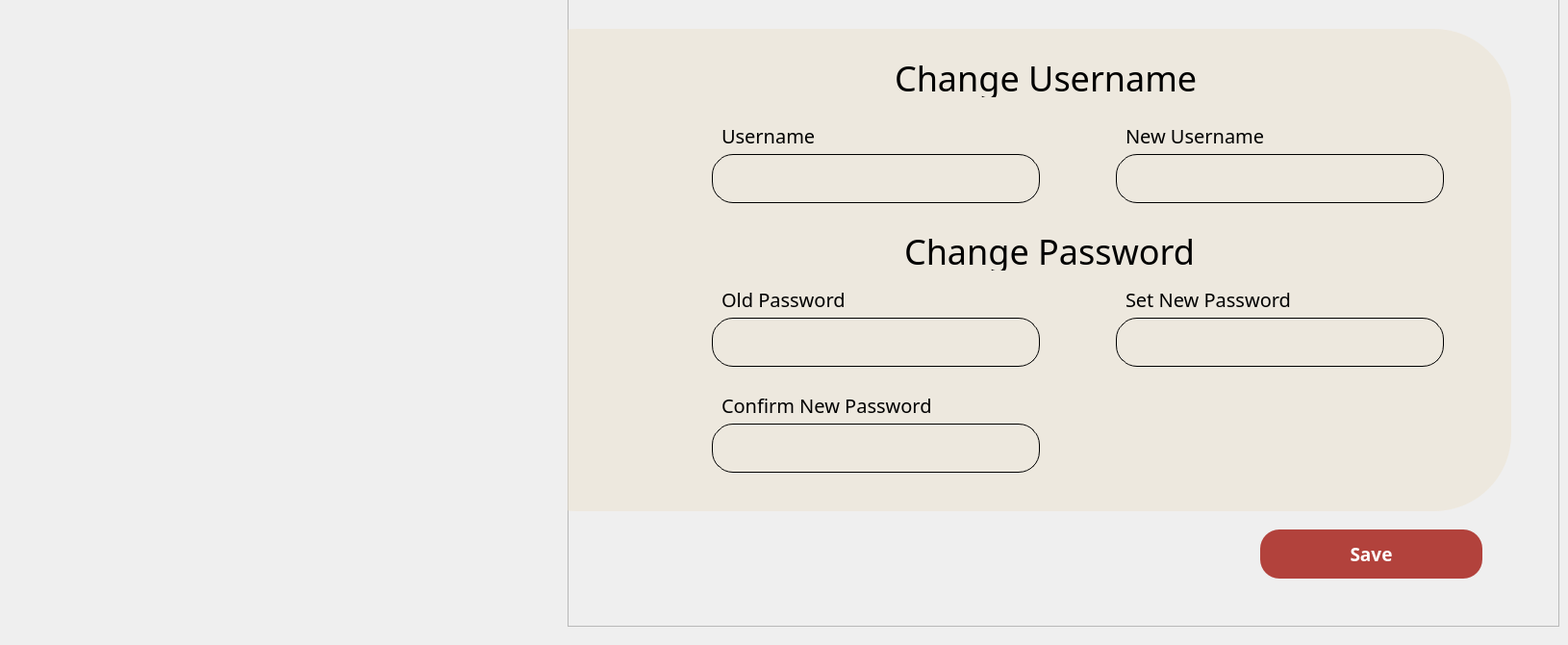
     <widget class="QWidget" name="page_4">
      <widget class="QFrame" name="frame_7">
       <property name="geometry">
        <rect>
         <x>590</x>
         <y>-10</y>
         <width>1031</width>
         <height>661</height>
        </rect>
       </property>
       <property name="frameShape">
        <enum>QFrame::StyledPanel</enum>
       </property>
       <property name="frameShadow">
        <enum>QFrame::Raised</enum>
       </property>
       <widget class="QFrame" name="frame_44">
        <property name="geometry">
         <rect>
          <x>0</x>
          <y>0</y>
          <width>981</width>
          <height>661</height>
         </rect>
        </property>
        <property name="font">
         <font>
          <pointsize>7</pointsize>
         </font>
        </property>
        <property name="styleSheet">
         <string notr="true">background: transparent;</string>
        </property>
        <property name="frameShape">
         <enum>QFrame::StyledPanel</enum>
        </property>
        <property name="frameShadow">
         <enum>QFrame::Raised</enum>
        </property>
        <widget class="QLabel" name="userNameText_2">
         <property name="geometry">
          <rect>
           <x>160</x>
           <y>130</y>
           <width>141</width>
           <height>41</height>
          </rect>
         </property>
         <property name="font">
          <font>
           <family>Poppins Medium</family>
           <pointsize>-1</pointsize>
          </font>
         </property>
         <property name="styleSheet">
          <string notr="true">
QLabel {
	font-size:20px;
}
    
</string>
         </property>
         <property name="text">
          <string>Username</string>
         </property>
        </widget>
        <widget class="QLineEdit" name="userNameEnter_2">
         <property name="geometry">
          <rect>
           <x>150</x>
           <y>170</y>
           <width>341</width>
           <height>51</height>
          </rect>
         </property>
         <property name="font">
          <font>
           <pointsize>15</pointsize>
          </font>
         </property>
         <property name="styleSheet">
          <string notr="true">border: 1px solid #000000; 
border-radius: 22px; 
padding: 1px;</string>
         </property>
         <property name="text">
          <string/>
         </property>
         <property name="placeholderText">
          <string/>
         </property>
        </widget>
        <widget class="QLabel" name="oldPassText_2">
         <property name="geometry">
          <rect>
           <x>160</x>
           <y>300</y>
           <width>201</width>
           <height>41</height>
          </rect>
         </property>
         <property name="font">
          <font>
           <family>Poppins Medium</family>
           <pointsize>-1</pointsize>
          </font>
         </property>
         <property name="styleSheet">
          <string notr="true">
QLabel {
	font-size:20px;
}
    
</string>
         </property>
         <property name="text">
          <string>Old Password</string>
         </property>
        </widget>
        <widget class="QLineEdit" name="oldPassEnter_2">
         <property name="geometry">
          <rect>
           <x>150</x>
           <y>340</y>
           <width>341</width>
           <height>51</height>
          </rect>
         </property>
         <property name="font">
          <font>
           <pointsize>15</pointsize>
          </font>
         </property>
         <property name="styleSheet">
          <string notr="true">border: 1px solid #000000; 
border-radius: 22px; 
padding: 1px;</string>
         </property>
         <property name="text">
          <string/>
         </property>
         <property name="placeholderText">
          <string/>
         </property>
        </widget>
        <widget class="QLabel" name="setPassText_2">
         <property name="geometry">
          <rect>
           <x>580</x>
           <y>300</y>
           <width>261</width>
           <height>41</height>
          </rect>
         </property>
         <property name="font">
          <font>
           <family>Poppins Medium</family>
           <pointsize>-1</pointsize>
          </font>
         </property>
         <property name="styleSheet">
          <string notr="true">
QLabel {
	font-size:20px;
}
    
</string>
         </property>
         <property name="text">
          <string>Set New Password</string>
         </property>
        </widget>
        <widget class="QLineEdit" name="setPassEnter_2">
         <property name="geometry">
          <rect>
           <x>570</x>
           <y>340</y>
           <width>341</width>
           <height>51</height>
          </rect>
         </property>
         <property name="font">
          <font>
           <pointsize>15</pointsize>
          </font>
         </property>
         <property name="styleSheet">
          <string notr="true">border: 1px solid #000000; 
border-radius: 22px; 
padding: 1px;</string>
         </property>
         <property name="text">
          <string/>
         </property>
         <property name="placeholderText">
          <string/>
         </property>
        </widget>
        <widget class="QLabel" name="label_6">
         <property name="geometry">
          <rect>
           <x>-70</x>
           <y>40</y>
           <width>1051</width>
           <height>501</height>
          </rect>
         </property>
         <property name="styleSheet">
          <string notr="true">background-color: rgba(235, 224, 204, 0.47); 
border-radius: 80px;
</string>
         </property>
         <property name="text">
          <string/>
         </property>
        </widget>
        <widget class="QPushButton" name="pushButton_saveCashierDetails">
         <property name="geometry">
          <rect>
           <x>720</x>
           <y>560</y>
           <width>231</width>
           <height>51</height>
          </rect>
         </property>
         <property name="font">
          <font>
           <family>Poppins Medium</family>
           <pointsize>14</pointsize>
           <weight>62</weight>
           <bold>true</bold>
          </font>
         </property>
         <property name="styleSheet">
          <string notr="true">
color: #ffffff;
border-radius: 20px; 
padding: 3px; 
background-color: #b2423c; 
font-weight: 500;
</string>
         </property>
         <property name="text">
          <string>Save</string>
         </property>
        </widget>
        <widget class="QLabel" name="changeUserNameText_2">
         <property name="geometry">
          <rect>
           <x>340</x>
           <y>70</y>
           <width>351</width>
           <height>41</height>
          </rect>
         </property>
         <property name="font">
          <font>
           <family>Poppins Medium</family>
           <pointsize>-1</pointsize>
          </font>
         </property>
         <property name="styleSheet">
          <string notr="true">
QLabel {
	font-size:36px;
	font-color: #003366;
}
    
</string>
         </property>
         <property name="text">
          <string>Change Username</string>
         </property>
        </widget>
        <widget class="QLineEdit" name="newUserNameEnter_2">
         <property name="geometry">
          <rect>
           <x>570</x>
           <y>170</y>
           <width>341</width>
           <height>51</height>
          </rect>
         </property>
         <property name="font">
          <font>
           <pointsize>15</pointsize>
          </font>
         </property>
         <property name="styleSheet">
          <string notr="true">border: 1px solid #000000; 
border-radius: 22px; 
padding: 1px;</string>
         </property>
         <property name="text">
          <string/>
         </property>
         <property name="placeholderText">
          <string/>
         </property>
        </widget>
        <widget class="QLabel" name="newUserNameText_2">
         <property name="geometry">
          <rect>
           <x>580</x>
           <y>130</y>
           <width>191</width>
           <height>41</height>
          </rect>
         </property>
         <property name="font">
          <font>
           <family>Poppins Medium</family>
           <pointsize>-1</pointsize>
          </font>
         </property>
         <property name="styleSheet">
          <string notr="true">
QLabel {
	font-size:20px;
}
    
</string>
         </property>
         <property name="text">
          <string>New Username</string>
         </property>
        </widget>
        <widget class="QLabel" name="changeUserPassText_2">
         <property name="geometry">
          <rect>
           <x>350</x>
           <y>250</y>
           <width>361</width>
           <height>41</height>
          </rect>
         </property>
         <property name="font">
          <font>
           <family>Poppins Medium</family>
           <pointsize>-1</pointsize>
          </font>
         </property>
         <property name="styleSheet">
          <string notr="true">
QLabel {
	font-size:36px;
}
    
</string>
         </property>
         <property name="text">
          <string>Change Password</string>
         </property>
        </widget>
        <widget class="QLineEdit" name="confirmPassEnter_2">
         <property name="geometry">
          <rect>
           <x>150</x>
           <y>450</y>
           <width>341</width>
           <height>51</height>
          </rect>
         </property>
         <property name="font">
          <font>
           <pointsize>15</pointsize>
          </font>
         </property>
         <property name="styleSheet">
          <string notr="true">border: 1px solid #000000; 
border-radius: 22px; 
padding: 1px;</string>
         </property>
         <property name="text">
          <string/>
         </property>
         <property name="placeholderText">
          <string/>
         </property>
        </widget>
        <widget class="QLabel" name="confirmPassText_2">
         <property name="geometry">
          <rect>
           <x>160</x>
           <y>410</y>
           <width>261</width>
           <height>41</height>
          </rect>
         </property>
         <property name="font">
          <font>
           <family>Poppins Medium</family>
           <pointsize>-1</pointsize>
          </font>
         </property>
         <property name="styleSheet">
          <string notr="true">
QLabel {
	font-size:20px;
}
    
</string>
         </property>
         <property name="text">
          <string>Confirm New Password</string>
         </property>
        </widget>
        <zorder>label_6</zorder>
        <zorder>userNameText_2</zorder>
        <zorder>userNameEnter_2</zorder>
        <zorder>oldPassText_2</zorder>
        <zorder>oldPassEnter_2</zorder>
        <zorder>setPassText_2</zorder>
        <zorder>setPassEnter_2</zorder>
        <zorder>pushButton_saveCashierDetails</zorder>
        <zorder>changeUserNameText_2</zorder>
        <zorder>newUserNameEnter_2</zorder>
        <zorder>newUserNameText_2</zorder>
        <zorder>changeUserPassText_2</zorder>
        <zorder>confirmPassEnter_2</zorder>
        <zorder>confirmPassText_2</zorder>
       </widget>
      </widget>
     </widget>
